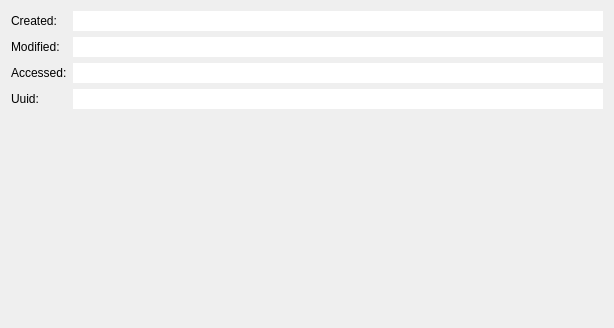
<?xml version="1.0" encoding="UTF-8"?>
<ui version="4.0">
 <class>EditWidgetProperties</class>
 <widget class="QWidget" name="EditWidgetProperties">
  <property name="geometry">
   <rect>
    <x>0</x>
    <y>0</y>
    <width>614</width>
    <height>328</height>
   </rect>
  </property>
  <layout class="QFormLayout" name="formLayout">
   <property name="fieldGrowthPolicy">
    <enum>QFormLayout::ExpandingFieldsGrow</enum>
   </property>
   <item row="1" column="1">
    <widget class="QLineEdit" name="createdEdit">
     <property name="sizePolicy">
      <sizepolicy hsizetype="Expanding" vsizetype="Fixed">
       <horstretch>0</horstretch>
       <verstretch>0</verstretch>
      </sizepolicy>
     </property>
     <property name="frame">
      <bool>false</bool>
     </property>
     <property name="readOnly">
      <bool>true</bool>
     </property>
    </widget>
   </item>
   <item row="2" column="1">
    <widget class="QLineEdit" name="modifiedEdit">
     <property name="sizePolicy">
      <sizepolicy hsizetype="Expanding" vsizetype="Fixed">
       <horstretch>0</horstretch>
       <verstretch>0</verstretch>
      </sizepolicy>
     </property>
     <property name="frame">
      <bool>false</bool>
     </property>
     <property name="readOnly">
      <bool>true</bool>
     </property>
    </widget>
   </item>
   <item row="1" column="0">
    <widget class="QLabel" name="label_2">
     <property name="text">
      <string>Created:</string>
     </property>
    </widget>
   </item>
   <item row="2" column="0">
    <widget class="QLabel" name="label">
     <property name="text">
      <string>Modified:</string>
     </property>
    </widget>
   </item>
   <item row="3" column="0">
    <widget class="QLabel" name="label_3">
     <property name="text">
      <string>Accessed:</string>
     </property>
    </widget>
   </item>
   <item row="3" column="1">
    <widget class="QLineEdit" name="accessedEdit">
     <property name="frame">
      <bool>false</bool>
     </property>
     <property name="readOnly">
      <bool>true</bool>
     </property>
    </widget>
   </item>
   <item row="4" column="0">
    <widget class="QLabel" name="label_4">
     <property name="text">
      <string>Uuid:</string>
     </property>
    </widget>
   </item>
   <item row="4" column="1">
    <widget class="QLineEdit" name="uuidEdit">
     <property name="frame">
      <bool>false</bool>
     </property>
     <property name="readOnly">
      <bool>true</bool>
     </property>
    </widget>
   </item>
  </layout>
 </widget>
 <resources/>
 <connections/>
</ui>
